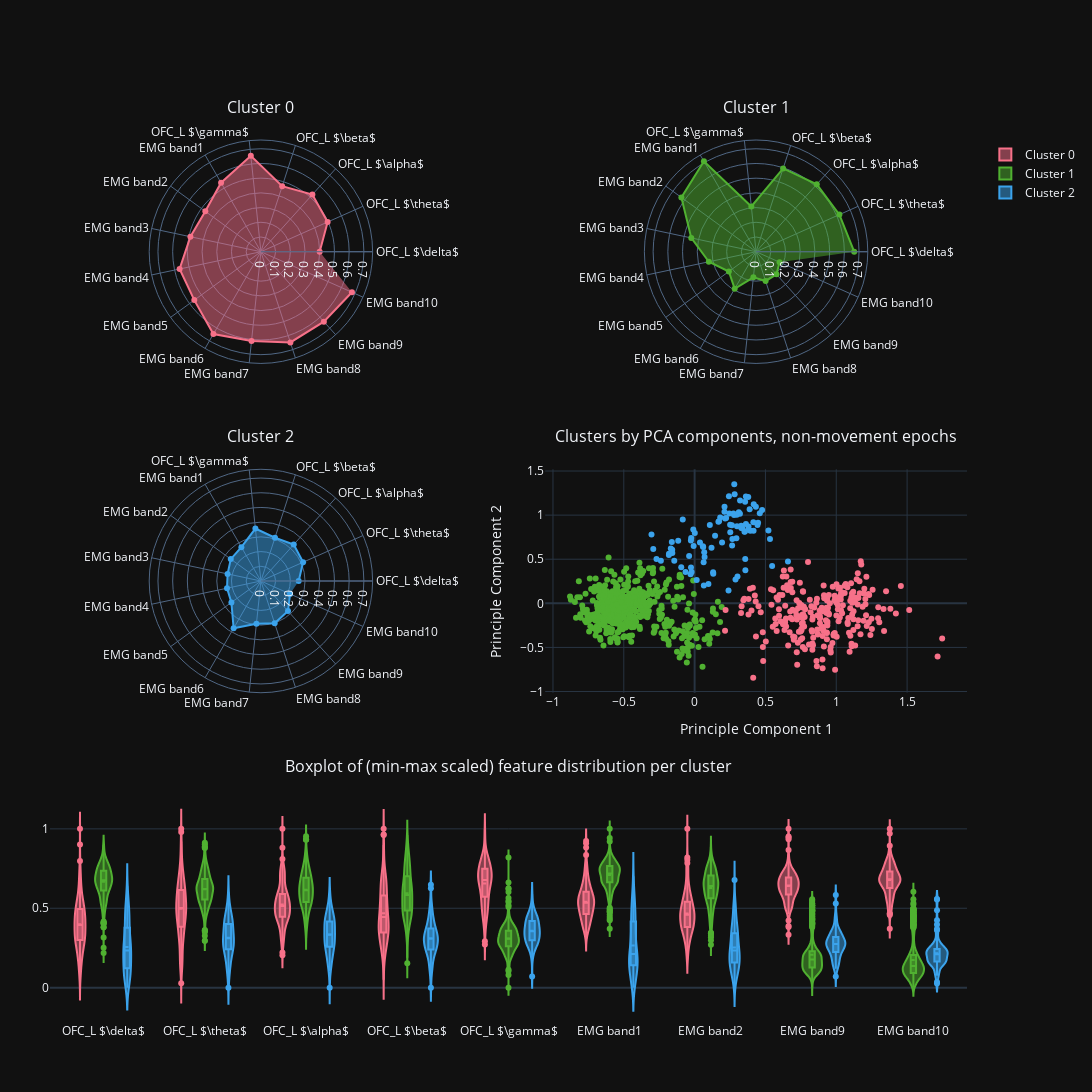

The cell this chart's notebook holds for it:
### Code cell
plot_cluster_insights(scaled_features_81193, df_plot)

### Figure 1 — Plotly figure (JSON) as saved in the notebook; plotly's stock layout.template omitted (floating-point values rounded to 4 significant figures; data arrays with more than 128 entries replaced by an {"elided": "..."} marker saying what was removed)
{"data": [{"fill": "toself", "name": "Cluster 0", "r": [0.3995, 0.4968, 0.5229, 0.4683, 0.6555, 0.5417, 0.4671, 0.4901, 0.5652, 0.5598, 0.6461, 0.6096, 0.6487, 0.6396, 0.6773], "showlegend": false, "theta": ["OFC_L $\\delta$", "OFC_L $\\theta$", "OFC_L $\\alpha$", "OFC_L $\\beta$", "OFC_L $\\gamma$", "EMG band1", "EMG band2", "EMG band3", "EMG band4", "EMG band5", "EMG band6", "EMG band7", "EMG band8", "EMG band9", "EMG band10"], "type": "scatterpolar", "subplot": "polar"}, {"fill": "toself", "name": "Cluster 1", "r": [0.667, 0.6202, 0.6167, 0.5952, 0.3091, 0.7096, 0.6278, 0.4506, 0.3285, 0.229, 0.291, 0.175, 0.2097, 0.207, 0.1747], "showlegend": false, "theta": ["OFC_L $\\delta$", "OFC_L $\\theta$", "OFC_L $\\alpha$", "OFC_L $\\beta$", "OFC_L $\\gamma$", "EMG band1", "EMG band2", "EMG band3", "EMG band4", "EMG band5", "EMG band6", "EMG band7", "EMG band8", "EMG band9", "EMG band10"], "type": "scatterpolar", "subplot": "polar2"}, {"fill": "toself", "name": "Cluster 2", "r": [0.2568, 0.3139, 0.3336, 0.3093, 0.3582, 0.2656, 0.2533, 0.2316, 0.2357, 0.2479, 0.371, 0.292, 0.3027, 0.2753, 0.217], "showlegend": false, "theta": ["OFC_L $\\delta$", "OFC_L $\\theta$", "OFC_L $\\alpha$", "OFC_L $\\beta$", "OFC_L $\\gamma$", "EMG band1", "EMG band2", "EMG band3", "EMG band4", "EMG band5", "EMG band6", "EMG band7", "EMG band8", "EMG band9", "EMG band10"], "type": "scatterpolar", "subplot": "polar3"}, {"box": {"visible": true}, "marker": {"color": "#f77189"}, "meanline": {"visible": true}, "name": "Cluster 0", "showlegend": true, "x": {"elided": "2223 str values"}, "y": {"elided": "2223 float values"}, "type": "violin", "xaxis": "x2", "yaxis": "y2"}, {"box": {"visible": true}, "marker": {"color": "#50b131"}, "meanline": {"visible": true}, "name": "Cluster 1", "showlegend": true, "x": {"elided": "4644 str values"}, "y": {"elided": "4644 float values"}, "type": "violin", "xaxis": "x2", "yaxis": "y2"}, {"box": {"visible": true}, "marker": {"color": "#3ba3ec"}, "meanline": {"visible": true}, "name": "Cluster 2", "showlegend": true, "x": {"elided": "837 str values"}, "y": {"elided": "837 float values"}, "type": "violin", "xaxis": "x2", "yaxis": "y2"}, {"marker": {"color": {"elided": "856 int values"}, "colorscale": [[0.0, "#f77189"], [0.5, "#50b131"], [1.0, "#3ba3ec"]]}, "mode": "markers", "showlegend": false, "x": {"elided": "856 float values"}, "y": {"elided": "856 float values"}, "type": "scatter", "xaxis": "x", "yaxis": "y"}], "layout": {"polar": {"domain": {"x": [0.0, 0.46], "y": [0.7467, 1.0]}, "radialaxis": {"range": [0, 0.7596]}}, "polar2": {"domain": {"x": [0.54, 1.0], "y": [0.7467, 1.0]}, "radialaxis": {"range": [0, 0.7596]}}, "polar3": {"domain": {"x": [0.0, 0.46], "y": [0.3733, 0.6267]}, "radialaxis": {"range": [0, 0.7596]}}, "xaxis": {"anchor": "y", "domain": [0.54, 1.0], "title": {"text": "Principle Component 1"}}, "yaxis": {"anchor": "x", "domain": [0.3733, 0.6267], "title": {"text": "Principle Component 2"}}, "xaxis2": {"anchor": "y2", "domain": [0.0, 1.0]}, "yaxis2": {"anchor": "x2", "domain": [0.0, 0.2533]}, "annotations": [{"font": {"size": 16}, "showarrow": false, "text": "Cluster 0", "x": 0.23, "xanchor": "center", "xref": "paper", "y": 1.0, "yanchor": "bottom", "yref": "paper", "yshift": 20}, {"font": {"size": 16}, "showarrow": false, "text": "Cluster 1", "x": 0.77, "xanchor": "center", "xref": "paper", "y": 1.0, "yanchor": "bottom", "yref": "paper", "yshift": 20}, {"font": {"size": 16}, "showarrow": false, "text": "Cluster 2", "x": 0.23, "xanchor": "center", "xref": "paper", "y": 0.6267, "yanchor": "bottom", "yref": "paper", "yshift": 20}, {"font": {"size": 16}, "showarrow": false, "text": "Clusters by PCA components, non-movement epochs", "x": 0.77, "xanchor": "center", "xref": "paper", "y": 0.6267, "yanchor": "bottom", "yref": "paper", "yshift": 20}, {"font": {"size": 16}, "showarrow": false, "text": "Boxplot of (min-max scaled) feature distribution per cluster", "x": 0.5, "xanchor": "center", "xref": "paper", "y": 0.2533, "yanchor": "bottom", "yref": "paper", "yshift": 20}], "margin": {"l": 50, "r": 50, "t": 140, "b": 70}, "height": 1200, "width": 1240, "colorway": ["#f77189", "#50b131", "#3ba3ec"], "showlegend": true, "violinmode": "group", "violingap": 0.3, "violingroupgap": 0.1}}
